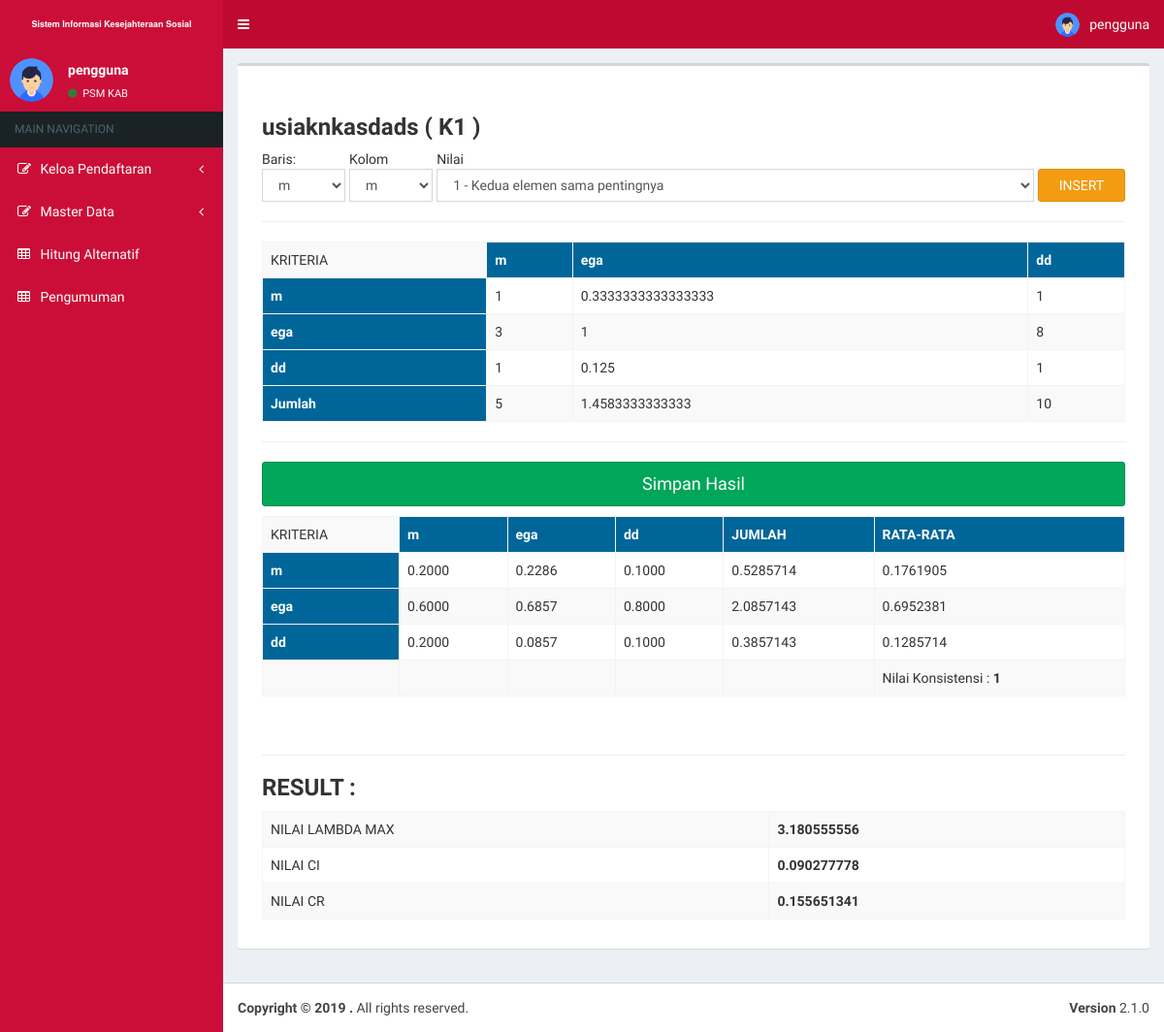
Page /dashboard.php?page=alternatif&kode=K1 (signed in) on the committed database.
### tables this page shows
CREATE TABLE IF NOT EXISTS `tb_users` (
`user_id` int(11) NOT NULL,
  `fullname` varchar(25) NOT NULL,
  `username` varchar(12) NOT NULL,
  `password` varchar(12) NOT NULL
);

CREATE TABLE IF NOT EXISTS `tb_kriteria` (
`id_kriteria` int(11) NOT NULL,
  `kode_kriteria` varchar(2) NOT NULL,
  `nama_kriteria` varchar(32) NOT NULL,
  `nilai_kriteria` double NOT NULL DEFAULT '0'
);

CREATE TABLE IF NOT EXISTS `tb_peserta` (
`id_peserta` int(11) NOT NULL,
  `nama_peserta` varchar(32) NOT NULL,
  `result_peserta` double DEFAULT '0'
);

CREATE TABLE IF NOT EXISTS `temp_nilai_peserta` (
`id` int(11) NOT NULL,
  `baris` int(11) NOT NULL,
  `kolom` int(11) NOT NULL,
  `nilai` double NOT NULL
);

### Connections/koneksi.php (called while the page is built, shortened)
<?php
if (!function_exists("GetSQLValueString")) {
function GetSQLValueString($theValue, $theType, $theDefinedValue = "", $theNotDefinedValue = "")
{
  $theValue = get_magic_quotes_gpc() ? stripslashes($theValue) : $theValue;
  $theValue = function_exists("mysql_real_escape_string") ? mysql_real_escape_string($theValue) : mysql_escape_string($theValue);
  switch ($theType) {
    case "text":
      $theValue = ($theValue != "") ? "'" . $theValue . "'" : "NULL";
      break;
  }
  return $theValue;
}
}
?>

### alternatif.php (the view, shortened to what this page needs)
<div class="col-md-12">
<?php require_once('Connections/koneksi.php');
$colname_rs_kriteria = "-1";
if (isset($_GET['kode'])) {
  $colname_rs_kriteria = $_GET['kode'];
}
$query_rs_kriteria = sprintf("SELECT * FROM tb_kriteria WHERE kode_kriteria = %s", GetSQLValueString($colname_rs_kriteria, "text"));
$rs_kriteria = mysql_query($query_rs_kriteria, $koneksi) or die(mysql_error());
$row_rs_kriteria = mysql_fetch_assoc($rs_kriteria);
$editFormAction = $_SERVER['PHP_SELF'];
if (isset($_SERVER['QUERY_STRING'])) {
  $editFormAction .= "?" . htmlentities($_SERVER['QUERY_STRING']);
}
$result=mysql_query('SELECT * FROM temp_nilai_peserta');
$angka = array();
while ($row=mysql_fetch_row($result)) {
    $angka[] = $row[3];
}
$no = 0;
$resultx=mysql_query('SELECT * FROM temp_nilai_peserta');
$eigen = array();
while ($baris=mysql_fetch_row($resultx)) {
    $eigen[] = $baris[3];
}
$nox = 0;
$noy = 0;
$query_rs_kriteria1 = "SELECT * FROM tb_peserta";
$rs_kriteria1 = mysql_query($query_rs_kriteria1, $koneksi) or die(mysql_error());
$row_rs_kriteria1 = mysql_fetch_assoc($rs_kriteria1);
$totalRows_rs_kriteria1 = mysql_num_rows($rs_kriteria1);
$totalRows_rs_rasio =  $totalRows_rs_kriteria1;
$query_rs_kriteria2 = "SELECT * FROM tb_peserta";
$rs_kriteria2 = mysql_query($query_rs_kriteria2, $koneksi) or die(mysql_error());
$row_rs_kriteria2 = mysql_fetch_assoc($rs_kriteria2);
$query_rs_intensitas = "SELECT * FROM tb_intensitas ORDER BY no_intensitas ASC";
$rs_intensitas = mysql_query($query_rs_intensitas, $koneksi) or die(mysql_error());
$row_rs_intensitas = mysql_fetch_assoc($rs_intensitas);
$query_rs_peserta = "SELECT * FROM tb_peserta";
$rs_peserta = mysql_query($query_rs_peserta, $koneksi) or die(mysql_error());
$jumlahPeserta = mysql_num_rows($rs_peserta);
?>
<div class="col-md-12">
</div>
<h3><strong><?php echo $row_rs_kriteria['nama_kriteria']; ?> ( <?php echo $row_rs_kriteria['kode_kriteria']; ?> )</strong></h3>
<form action="<?php echo $editFormAction; ?>" method="post" name="form1" id="form1">
  <table width="100%" height="49">
    <tr valign="baseline">
      <td height="43" align="left"><div align="left">Baris:</div>
        <select name="baris" class="form-control">
        <?php
do {
?>
        <option value="<?php echo $row_rs_kriteria1['id_peserta']?>"><?php echo $row_rs_kriteria1['nama_peserta']?></option>
        <?php
} while ($row_rs_kriteria1 = mysql_fetch_assoc($rs_kriteria1));
?>
      </select>      </td>
      <td align="left">&nbsp;</td>
      <td align="left"><div align="left">Kolom</div>
        <select name="kolom" class="form-control">
        <?php
do {
?>
        <option value="<?php echo $row_rs_kriteria2['id_peserta']?>"><?php echo $row_rs_kriteria2['nama_peserta']?></option>
        <?php
} while ($row_rs_kriteria2 = mysql_fetch_assoc($rs_kriteria2));
?>
      </select>      </td>
      <td align="left">&nbsp;</td>
      <td align="left"><div align="left">Nilai</div>
        <select name="nilai" id="nilai" class="form-control">
		  <?php
        do {
        ?>
          <option value="<?php echo $row_rs_intensitas['no_intensitas']?>"><?php echo $row_rs_intensitas['no_intensitas'] ." - ".$row_rs_intensitas['keterangan']?></option>
          <?php
        } while ($row_rs_intensitas = mysql_fetch_assoc($rs_intensitas));
        ?>
        </select>
	 </td>
      <td align="left">&nbsp;</td>
      <td align="left" valign="bottom"><input type="submit" value="INSERT" class="btn btn-warning btn-block" /></td>
    </tr>
  </table>
</form>
<hr />
<table class="table table-striped table-hover table-bordered">
    <tr>
    	<td>KRITERIA</td>
    <?php for($i=1; $i <= $jumlahPeserta; $i++){
	$query_rs_kolom = "SELECT * FROM tb_peserta WHERE id_peserta = $i";
	$rs_kolom = mysql_query($query_rs_kolom, $koneksi) or die(mysql_error());
	$row_kolom = mysql_fetch_assoc($rs_kolom);
	?>
        <th bgcolor="#006699"><span class="style1"><?= $row_kolom['nama_peserta'];?></span> </th>
    <?php } ?>
    </tr>
<?php for($i=1; $i <= $jumlahPeserta; $i++){
	$query_rs_baris = "SELECT * FROM tb_peserta WHERE id_peserta = $i";
	$rs_baris = mysql_query($query_rs_baris, $koneksi) or die(mysql_error());
	$row_baris = mysql_fetch_assoc($rs_baris);
?>
<tr>
<th bgcolor="#006699"><span class="style1"><?= $row_baris['nama_peserta']; ?></span></th>
<?php for($j=1; $j<= $jumlahPeserta; $j++){ ?>
<td><?php
	$angkabaru[$i][$j]=$angka[$no];
	$angkabaru1[$j][$i]=$angkabaru[$i][$j];
	echo $angkabaru[$i][$j];
?></td>
<?php $no++;
	}
}
?>
</tr>
<tr>
<th bgcolor="#006699"><span class="style1">Jumlah</span></th>
<?php
for($i=1; $i <= $jumlahPeserta; $i++){
      $jumlah[$i]=array_sum($angkabaru1[$i]);
	  ?>
      <td><?= $jumlah[$i]; ?></td>
<?php } ?>
    </tr>
</table>
<hr />
<form action="<?php echo $editFormAction; ?>" method="post" name="form1" id="form1">
<p><input type="submit" value="Simpan Hasil" class="btn btn-success btn-block btn-lg" /></p>
<table border="1" class="table table-striped table-hover table-bordered">
    <tr>
    	<td>KRITERIA</td>
    <?php for($i=1; $i <= $jumlahPeserta; $i++){
	$query_rs_kolom = "SELECT * FROM tb_peserta WHERE id_peserta = $i";
	$rs_kolom = mysql_query($query_rs_kolom, $koneksi) or die(mysql_error());
	$row_kolom = mysql_fetch_assoc($rs_kolom);
	?>
        <th bgcolor="#006699"><span class="style1"><?= $row_kolom['nama_peserta']; ?></span> </th>
      <?php } ?>
      <th bgcolor="#006699"><span class="style1">JUMLAH</span> </th>
      <th bgcolor="#006699"><span class="style1">RATA-RATA</span> </th>
    </tr>
<?php
	$rata = 0;
for($x=1; $x <= $jumlahPeserta; $x++){
	$query_rs_baris = "SELECT * FROM tb_peserta WHERE id_peserta = $x";
	$rs_baris = mysql_query($query_rs_baris, $koneksi) or die(mysql_error());
	$row_baris = mysql_fetch_assoc($rs_baris);
?>
<tr>
    <th bgcolor="#006699"><span class="style1"><?= $row_baris['nama_peserta']; ?></span></th>
    <?php
	$total = 0;
	 for($i=1; $i <= $jumlahPeserta; $i++){
          	$jumlah[$i]=array_sum($angkabaru1[$i]);
    ?>
          <td>
          <?php
		    $angkabaru[$i][$j]=$eigen[$nox];
			$angkabaru1[$j][$i]=$angkabaru[$i][$j];
			$hitungEigen = $angkabaru[$i][$j] / $jumlah[$i];
			$total += $hitungEigen;
			echo number_format($hitungEigen,4);
			$nox++; ?>      </td>
	<?php
	 } ?>
    <td><?php  echo number_format($total,7); ?></td>
    <td><?php $rata2 = $total / $jumlahPeserta; echo number_format($rata2,7); ?>
    <?php $rata += $rata2; ?>
    </td>
</tr>
<?php } ?>
<tr>
  <?php
	 for($i=1; $i <= $jumlahPeserta + 2; $i++){
	 	echo "<td></td>";
	 }
  ?>
  <td>Nilai Konsistensi : <strong><?= $rata; ?></strong></td>
</tr>
</table>
<br />
</form>
<hr />
<h3><strong>RESULT : </strong></h3>
<?php
$lambda = 0;
 for($x=1; $x <= $jumlahPeserta; $x++){
 $jumlah[$x]=array_sum($angkabaru1[$x]); ?>
    <?php
	$total = 0;
	 for($i=1; $i <= $jumlahPeserta; $i++){
          	$jumlah[$i]=array_sum($angkabaru1[$i]);
    ?>
    <?php
		    $angkabaru[$i][$j]=$eigen[$noy];
			$angkabaru1[$j][$i]=$angkabaru[$i][$j];
			$hitungEigen = $angkabaru[$i][$j] / $jumlah[$i];
			$total += $hitungEigen;
			$noy++;
	 }
     $rata2 = $total / $jumlahPeserta;
     $lambda += $jumlah[$x] * $rata2;
 } ?>
    <table class="table table-striped table-bordered table-hover">
      <tr>
        <td>NILAI LAMBDA MAX </td>
        <td><strong><?php echo $lambda = number_format($lambda, 9); ?></strong></td>
      </tr>
      <tr>
        <td>NILAI CI</td>
        <td> <strong>
          <?php $ci = ($lambda - $jumlahPeserta) / ($jumlahPeserta - 1); echo number_format($ci,9); ?>
        </strong></td>
      </tr>
      <tr>
        <td>NILAI CR </td>
        <td><strong>
        <?php
        if ($totalRows_rs_rasio == 1 OR $totalRows_rs_rasio == 2) {
		$indeks = 0;
		}elseif ($totalRows_rs_rasio == 3) {
		$indeks = 0.58;
		}elseif ($totalRows_rs_rasio == 4) {
		$indeks = 0.90;
		}elseif ($totalRows_rs_rasio == 5) {
		$indeks = 1.12;
		}elseif ($totalRows_rs_rasio == 6) {
		$indeks = 1.24;
		}elseif ($totalRows_rs_rasio == 7) {
		$indeks = 1.32;
		}elseif ($totalRows_rs_rasio == 8) {
		$indeks = 1.41;
		}elseif ($totalRows_rs_rasio == 9) {
		$indeks = 1.45;
		}elseif ($totalRows_rs_rasio == 10) {
		$indeks = 1.49;
		}elseif ($totalRows_rs_rasio == 11) {
		$indeks = 1.51;
		}elseif ($totalRows_rs_rasio == 12) {
		$indeks = 1.48;
		}elseif ($totalRows_rs_rasio == 13) {
		$indeks = 1.56;
		}elseif ($totalRows_rs_rasio == 14) {
		$indeks = 1.57;
		}elseif ($totalRows_rs_rasio == 15) {
		$indeks = 1.59;
		}
		?>
          <?php $cr = ($ci / $indeks); echo number_format($cr,9); ?>
        </strong></td>
      </tr>
    </table>
  </div>

### menu/nav.php (shortened to what this page needs)
    <a href="?page=home" class="logo">
      <span class="logo-lg" style="font-size: 9px;"><b>Sistem Informasi Kesejahteraan Sosial</b></span>
    </a>
<nav class="navbar navbar-static-top">
      <a href="#" class="sidebar-toggle" data-toggle="push-menu" role="button">
      </a>
      <div class="navbar-custom-menu">
        <ul class="nav navbar-nav">
          <li class="dropdown user user-menu">
            <a href="#" class="dropdown-toggle" data-toggle="dropdown">
            	<img src="assets/dist/img/logo.png" class="user-image" alt="User Image">
 				<span class="hidden-xs"> <?= $row_rs_users['fullname']; ?></span>
            </a>
          </li>
        </ul>
      </div>
    </nav>
 </header>

### menu/side.php (shortened to what this page needs)
<aside class="main-sidebar">
 <section class="sidebar">
      <div class="user-panel">
        <div class="pull-left image">
          <img src="assets/dist/img/logo.png" class="img-circle" alt="User Image">
        </div>
        <div class="pull-left info">
          <p><?= $row_rs_users['fullname']; ?></p>
          <a href="?page=config/kode&id=1"><i class="fa fa-circle text-success"></i> PSM KAB</a>
        </div>
      </div>
      <ul class="sidebar-menu" data-widget="tree">
        <li class="header">MAIN NAVIGATION</li>
        <li class="treeview">
          <a href="#">
            <i class="fa fa-edit"></i> <span>Keloa Pendaftaran</span>
            <span class="pull-right-container">
              <i class="fa fa-angle-left pull-right"></i>            </span>          </a>
        </li>
        <li class="treeview">
          <a href="#">
            <i class="fa fa-edit"></i> <span>Master Data</span>
            <span class="pull-right-container">
              <i class="fa fa-angle-left pull-right"></i>            </span>          </a>
        </li>
        <li><a href="?page=hitung_alternatif"><i class="fa fa-table"></i> <span>Hitung Alternatif</span></a> </li>
        <li><a href="?page=insert/pengumuman"><i class="fa fa-table"></i> <span>Pengumuman</span></a> </li>
      </ul>
    </section>
</aside>

### rows in the picture
tb_users: fullname "pengguna"
tb_kriteria: nama_kriteria "usiaknkasdads", kode_kriteria "K1"
tb_peserta: nama_peserta "m", j "1", j "0.3333333333333333"
tb_peserta: nama_peserta "ega", j "3", j "1", j "8"
tb_peserta: nama_peserta "dd", j "1", j "0.125"
temp_nilai_peserta: baris "1", baris "0.2000"
temp_nilai_peserta: nilai "0.0857"

### other values in the picture
$jumlah[$i] "5"
$jumlah[$i] "1.4583333333333"
$jumlah[$i] "10"
$hitungEigen "0.2286"
$hitungEigen "0.1000"
$total "0.5285714"
$rata2 "0.1761905"
$hitungEigen "0.6000"
$hitungEigen "0.6857"
$hitungEigen "0.8000"
$total "2.0857143"
$rata2 "0.6952381"
$total "0.3857143"
$rata2 "0.1285714"
$rata "1"
